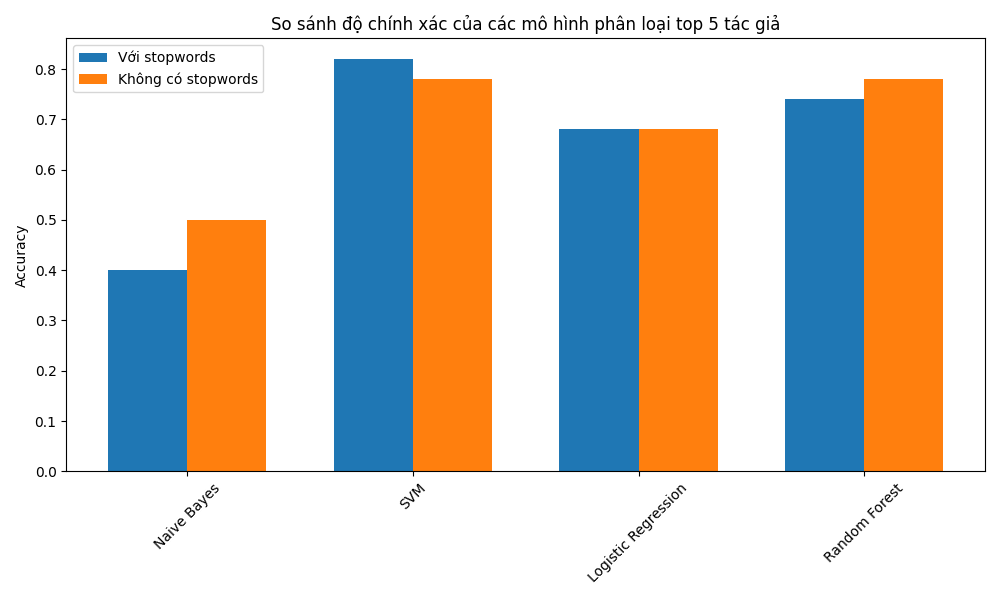

Reproduce this figure in Python.
#%%
import pandas as pd
import numpy as np
from sklearn.model_selection import train_test_split
from sklearn.feature_extraction.text import TfidfVectorizer
from sklearn.naive_bayes import MultinomialNB
from sklearn.svm import LinearSVC
from sklearn.linear_model import LogisticRegression
from sklearn.ensemble import RandomForestClassifier
from sklearn.metrics import classification_report, accuracy_score
from underthesea import word_tokenize
import json
from datetime import datetime
from sklearn.metrics import precision_recall_fscore_support
import warnings
warnings.filterwarnings('ignore')
df = pd.read_csv('data/processed_data.csv')

# Lấy top 5 tác giả có nhiều bài viết nhất
top_5_authors = df['author'].value_counts().nlargest(5).index
df_filtered = df[df['author'].isin(top_5_authors)]

def save_model_results(results_with_sw, results_without_sw, model_details):
    results = {
        "experiment_time": datetime.now().strftime("%Y-%m-%d %H:%M:%S"),
        "data_info": {
            "total_samples": len(df_filtered),
            "training_samples": len(X_train_with_sw),
            "test_samples": len(X_test_with_sw),
            "top_5_authors": df_filtered['author'].value_counts().nlargest(5).to_dict()
        },
        "models": {
            "with_stopwords": results_with_sw,
            "without_stopwords": results_without_sw,
            "detailed_metrics": model_details
        }
    }
    
    # Lưu kết quả vào file JSON
    with open('model_results.json', 'w', encoding='utf-8') as f:
        json.dump(results, f, ensure_ascii=False, indent=4)


def train_and_evaluate_models(X_train, X_test, y_train, y_test, vectorizer, case):
    # Vectorize text data
    X_train_vec = vectorizer.fit_transform(X_train)
    X_test_vec = vectorizer.transform(X_test)
    
    # Khởi tạo các mô hình
    models = {
        'Naive Bayes': MultinomialNB(),
        'SVM': LinearSVC(random_state=42),
        'Logistic Regression': LogisticRegression(random_state=42)
    }
    
    print(f"\nKết quả phân loại cho trường hợp {case}:")
    print("-" * 50)
    
    # Huấn luyện và đánh giá từng mô hình
    for name, model in models.items():
        model.fit(X_train_vec, y_train)
        y_pred = model.predict(X_test_vec)
        
        print(f"\nMô hình: {name}")
        print(f"Accuracy: {accuracy_score(y_test, y_pred):.4f}")
        print("\nClassification Report:")
        print(classification_report(y_test, y_pred))

#%%
X_train_with_sw, X_test_with_sw, y_train, y_test = train_test_split(
    df_filtered['processed_text'],
    df_filtered['author'],
    test_size=0.2,
    random_state=42
)

X_train_without_sw, X_test_without_sw, _, _ = train_test_split(
    df_filtered['text_no_stopwords'],
    df_filtered['author'],
    test_size=0.2,
    random_state=42
)

tfidf = TfidfVectorizer()

# Huấn luyện và đánh giá mô hình cho cả 2 trường hợp
print("TOP 5 TÁC GIẢ CÓ NHIỀU BÀI VIẾT NHẤT:")
for author, count in df_filtered['author'].value_counts().nlargest(5).items():
    print(f"{author}: {count} bài viết")
# %%
train_and_evaluate_models(X_train_with_sw, X_test_with_sw, y_train, y_test, 
                         tfidf, "có stopwords")

train_and_evaluate_models(X_train_without_sw, X_test_without_sw, y_train, y_test,
                         tfidf, "không có stopwords")

#%%
import matplotlib.pyplot as plt

def plot_results(results_with_sw, results_without_sw):
    models = list(results_with_sw.keys())
    accuracy_with_sw = list(results_with_sw.values())
    accuracy_without_sw = list(results_without_sw.values())
    
    x = np.arange(len(models))
    width = 0.35
    
    fig, ax = plt.subplots(figsize=(10, 6))
    rects1 = ax.bar(x - width/2, accuracy_with_sw, width, label='Với stopwords')
    rects2 = ax.bar(x + width/2, accuracy_without_sw, width, label='Không có stopwords')
    
    ax.set_ylabel('Accuracy')
    ax.set_title('So sánh độ chính xác của các mô hình phân loại top 5 tác giả')
    ax.set_xticks(x)
    ax.set_xticklabels(models)
    ax.legend()
    
    plt.xticks(rotation=45)
    plt.tight_layout()
    plt.show()
    plt.savefig('onetask_author.png')


models = {
    'Naive Bayes': MultinomialNB(),
    'SVM': LinearSVC(random_state=42),
    'Logistic Regression': LogisticRegression(random_state=42),
    'Random Forest': RandomForestClassifier(random_state=42)
}

# Lưu kết quả accuracy để vẽ biểu đồ
model_details = {
    "with_stopwords": {},
    "without_stopwords": {}
}

results_with_sw = {}
results_without_sw = {}
for name, model in models.items():
    # Với stopwords
    model.fit(tfidf.fit_transform(X_train_with_sw), y_train)
    y_pred_sw = model.predict(tfidf.transform(X_test_with_sw))
    results_with_sw[name] = accuracy_score(y_test, y_pred_sw)
    
    # Tính thêm precision, recall, f1-score
    precision_sw, recall_sw, f1_sw, _ = precision_recall_fscore_support(y_test, y_pred_sw, average='weighted')
    
    model_details["with_stopwords"][name] = {
        "accuracy": float(results_with_sw[name]),
        "precision": float(precision_sw),
        "recall": float(recall_sw),
        "f1_score": float(f1_sw),
        "classification_report": classification_report(y_test, y_pred_sw, output_dict=True)
    }
    
    # Không có stopwords
    model.fit(tfidf.fit_transform(X_train_without_sw), y_train)
    y_pred_no_sw = model.predict(tfidf.transform(X_test_without_sw))
    results_without_sw[name] = accuracy_score(y_test, y_pred_no_sw)
    
    precision_no_sw, recall_no_sw, f1_no_sw, _ = precision_recall_fscore_support(y_test, y_pred_no_sw, average='weighted')
    
    model_details["without_stopwords"][name] = {
        "accuracy": float(results_without_sw[name]),
        "precision": float(precision_no_sw),
        "recall": float(recall_no_sw),
        "f1_score": float(f1_no_sw),
        "classification_report": classification_report(y_test, y_pred_no_sw, output_dict=True)
    }

# Lưu kết quả
save_model_results(results_with_sw, results_without_sw, model_details)

# In tổng quan kết quả
print("\nTỔNG QUAN KẾT QUẢ:")
print("-" * 50)
print("\nKết quả với stopwords:")
for model_name, metrics in model_details["with_stopwords"].items():
    print(f"\n{model_name}:")
    print(f"Accuracy: {metrics['accuracy']:.4f}")
    print(f"Precision: {metrics['precision']:.4f}")
    print(f"Recall: {metrics['recall']:.4f}")
    print(f"F1-score: {metrics['f1_score']:.4f}")

print("\nKết quả không có stopwords:")
for model_name, metrics in model_details["without_stopwords"].items():
    print(f"\n{model_name}:")
    print(f"Accuracy: {metrics['accuracy']:.4f}")
    print(f"Precision: {metrics['precision']:.4f}")
    print(f"Recall: {metrics['recall']:.4f}")
    print(f"F1-score: {metrics['f1_score']:.4f}")

# Vẽ biểu đồ như cũ
plot_results(results_with_sw, results_without_sw)